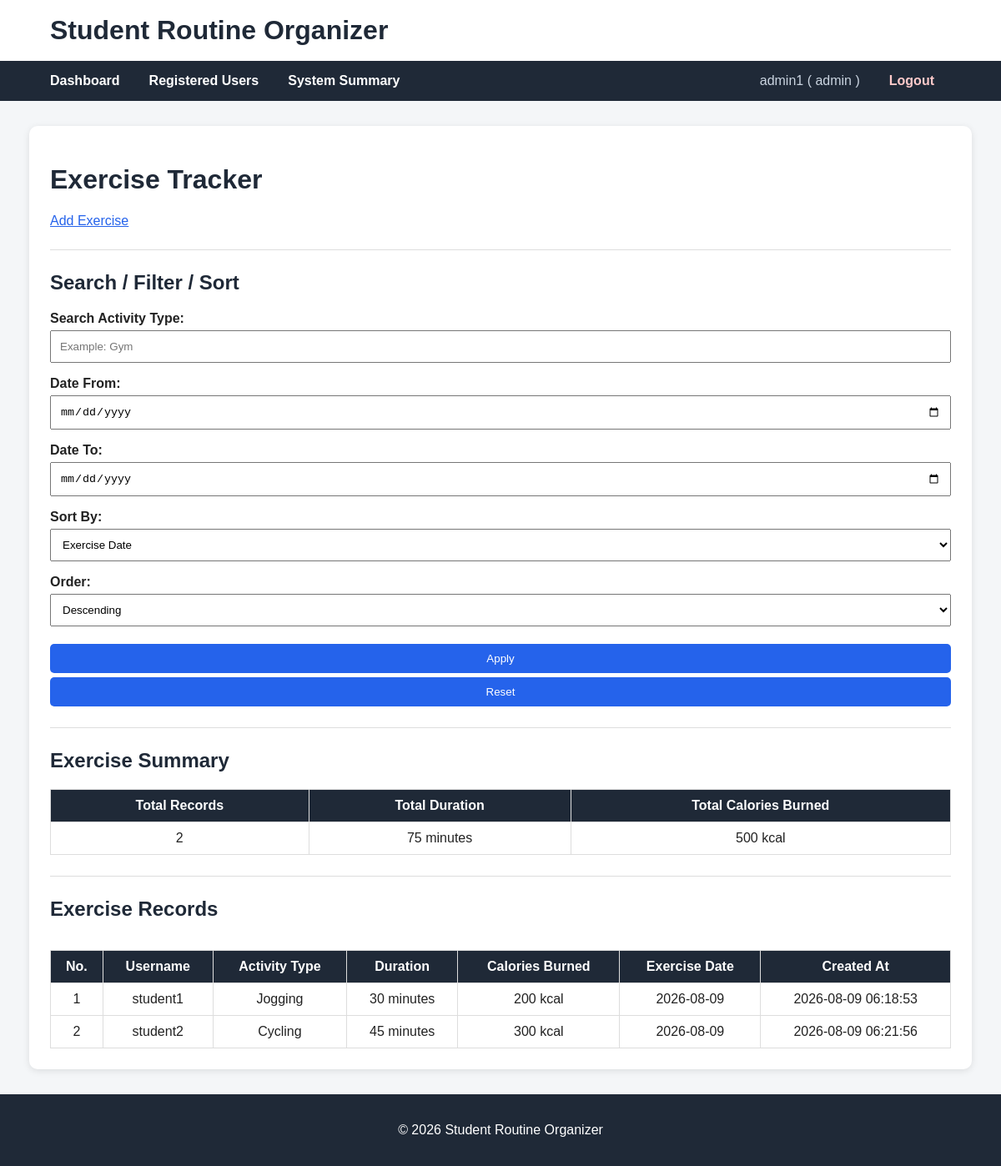
Page /exercise_tracker/exercise_view.php (signed in) on the committed database.
### tables this page shows
CREATE TABLE `exercise_records` (
  `exercise_id` int(11) NOT NULL,
  `user_id` int(11) NOT NULL,
  `activity_type` varchar(50) NOT NULL,
  `duration` int(11) NOT NULL,
  `calories_burned` int(11) NOT NULL,
  `exercise_date` date NOT NULL,
  `created_at` timestamp NOT NULL DEFAULT current_timestamp()
);

CREATE TABLE `users` (
  `user_id` int(11) NOT NULL,
  `username` varchar(50) NOT NULL,
  `email` varchar(100) NOT NULL,
  `password` varchar(255) NOT NULL,
  `role` varchar(20) NOT NULL DEFAULT 'student',
  `reg_date` datetime NOT NULL
);

### exercise_tracker/exercise_view.php (the view, shortened to what this page needs)
<?php
require("../database.php");
$role =
    $_SESSION['role'];
$search =
    $_GET['search'] ?? '';
$date_from =
    $_GET['date_from'] ?? '';
$date_to =
    $_GET['date_to'] ?? '';
$search =
    mysqli_real_escape_string(
        $con,
        $search
    );
$date_from =
    mysqli_real_escape_string(
        $con,
        $date_from
    );
$date_to =
    mysqli_real_escape_string(
        $con,
        $date_to
    );
$sort =
    $_GET['sort']
    ?? 'exercise_date';
$order =
    $_GET['order']
    ?? 'DESC';
$where_clause = "";
if (
    $role == 'admin'
) {
    $query =
        "SELECT
            exercise_records.*,
            users.username
         FROM exercise_records
         JOIN users
         ON exercise_records.user_id
            = users.user_id
         $where_clause
         ORDER BY
         $sort $order";
}
$result =
    mysqli_query(
        $con,
        $query
    );
$summary_query =
    "SELECT
        COUNT(*) AS total_records,
        SUM(duration)
        AS total_duration,
        SUM(calories_burned)
        AS total_calories
     FROM exercise_records
     $where_clause";
$summary_result =
    mysqli_query(
        $con,
        $summary_query
    );
if ($summary_result) {
    $summary =
        mysqli_fetch_assoc(
            $summary_result
        );
}
?>
<?php
include("../header.php");
?>
<div class="container">
    <h1>
        Exercise Tracker
    </h1>
    <a href="exercise_add.php" class="btn btn-primary">Add Exercise</a>
    <hr>
    <h2>
        Search / Filter / Sort
    </h2>
    <form
        method="GET"
        action="exercise_view.php"
    >
        <p>
            <label>
                Search Activity Type:
            </label>
            <input
                type="text"
                name="search"
                placeholder="Example: Gym"
                value="<?php
                    echo htmlspecialchars(
                        $search
                    );
                ?>"
            >
        </p>
        <p>
            <label>
                Date From:
            </label>
            <input
                type="date"
                name="date_from"
                value="<?php
                    echo htmlspecialchars(
                        $date_from
                    );
                ?>"
            >
        </p>
        <p>
            <label>
                Date To:
            </label>
            <input
                type="date"
                name="date_to"
                value="<?php
                    echo htmlspecialchars(
                        $date_to
                    );
                ?>"
            >
        </p>
        <p>
            <label>
                Sort By:
            </label>
            <select name="sort">
                <option
                    value="exercise_date"
                    <?php
                    if (
                        $sort
                        == 'exercise_date'
                    ) {
                        echo 'selected';
                    }
                    ?>
                >
                    Exercise Date
                </option>
            </select>
        </p>
        <p>
            <label>
                Order:
            </label>
            <select name="order">
                <option
                    value="DESC"
                    <?php
                    if (
                        $order
                        == 'DESC'
                    ) {
                        echo 'selected';
                    }
                    ?>
                >
                    Descending
                </option>
            </select>
        </p>
        <p>
            <button type="submit">
                Apply
            </button>
            <button
                type="button"
                onclick="
                window.location.href=
                'exercise_view.php'
                "
            >
                Reset
            </button>
        </p>
    </form>
    <hr>
    <h2>
        Exercise Summary
    </h2>
    <table>
        <tr>
            <th>
                Total Records
            </th>
            <th>
                Total Duration
            </th>
            <th>
                Total Calories Burned
            </th>
        </tr>
        <tr>
            <td>
                <?php
                echo
                    $summary[
                        'total_records'
                    ] ?? 0;
                ?>
            </td>
            <td>
                <?php
                echo
                    $summary[
                        'total_duration'
                    ] ?? 0;
                ?>
                minutes
            </td>
            <td>
                <?php
                echo
                    $summary[
                        'total_calories'
                    ] ?? 0;
                ?>
                kcal
            </td>
        </tr>
    </table>
    <hr>
    <h2>
        Exercise Records
    </h2>
    <div class="table-wrapper">
        <table>
            <thead>
            <tr>
                <th>
                    No.
                </th>
                <?php
                if (
                    $role == 'admin'
                ) {
                ?>
                    <th>
                        Username
                    </th>
                <?php } ?>
                <th>
                    Activity Type
                </th>
                <th>
                    Duration
                </th>
                <th>
                    Calories Burned
                </th>
                <th>
                    Exercise Date
                </th>
                <th>
                    Created At
                </th>
            </tr>
            </thead>
            <tbody>
            <?php
            $count = 1;
            if (
                $result &&
                mysqli_num_rows($result) > 0
            ) {
                while (
                    $row =
                    mysqli_fetch_assoc(
                        $result
                    )
                ) {
            ?>
                    <tr>
                        <td>
                            <?php
                            echo $count;
                            ?>
                        </td>
                        <?php
                        if (
                            $role == 'admin'
                        ) {
                        ?>
                            <td>
                                <?php
                                echo htmlspecialchars(
                                    $row['username']
                                );
                                ?>
                            </td>
                        <?php } ?>
                        <td>
                            <?php
                            echo htmlspecialchars(
                                $row[
                                    'activity_type'
                                ]
                            );
                            ?>
                        </td>
                        <td>
                            <?php
                            echo
                                $row['duration'];
                            ?>
                            minutes
                        </td>
                        <td>
                            <?php
                            echo
                                $row[
                                    'calories_burned'
                                ];
                            ?>
                            kcal
                        </td>
                        <td>
                            <?php
                            echo htmlspecialchars(
                                $row[
                                    'exercise_date'
                                ]
                            );
                            ?>
                        </td>
                        <td>
                            <?php
                            echo htmlspecialchars(
                                $row[
                                    'created_at'
                                ]
                            );
                            ?>
                        </td>
                    </tr>
            <?php
                    $count++;
                }
            } ?>
            </tbody>
        </table>
    </div>
</div>
<?php
include("../footer.php");
?>

### assets/style.css (style rules this page uses)
body { font-family: Arial, sans-serif; background-color: #f4f6f8; margin: 0; padding: 0; color: #222; }
.container { width: 90%; max-width: 1100px; margin: 30px auto; background-color: #ffffff; padding: 25px; border-radius: 10px; box-shadow: 0 2px 8px rgba(0, 0, 0, 0.1); }
h1, h2, h3 { color: #1f2937; }
label { font-weight: bold; }
input, select, button { padding: 10px; margin-top: 5px; width: 100%; box-sizing: border-box; }
input[type="submit"], button { background-color: #2563eb; color: white; border: none; cursor: pointer; border-radius: 5px; }
table { width: 100%; background-color: white; margin-top: 15px; border-collapse: collapse; }
th { background-color: #1f2937; color: white; padding: 10px; border: 1px solid #ddd; }
td { padding: 10px; border: 1px solid #ddd; text-align: center; }
.table-wrapper { overflow-x: auto; }
a { color: #2563eb; }
hr { border: 0; border-top: 1px solid #ddd; margin: 25px 0; }

### rows in the picture
exercise_records: user.username "student1", activity_type "Jogging", duration "30", calories_burned "200", exercise_date "2026-08-09", created_at "2026-08-09 06:18:53"
exercise_records: user.username "student2", activity_type "Cycling", duration "45", calories_burned "300", exercise_date "2026-08-09", created_at "2026-08-09 06:21:56"

### other values in the picture
$_SESSION['username'] "admin1"
$_SESSION['role'] "admin"
